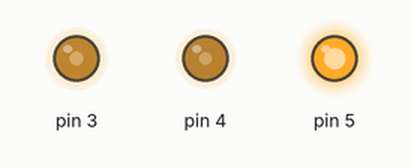
This sketch was run on a simulated Arduino Uno, built with avr-gcc and run on an emulated ATmega328P. On the bench: output pins drawn as LEDs (lit = HIGH).

Above: at 0.15 s.
At 30.7 s:
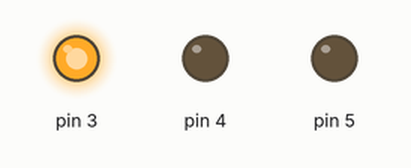
At 32.2 s:
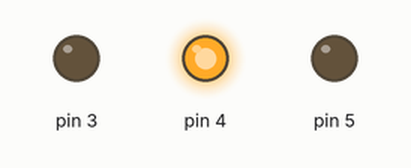
At 38.9 s:
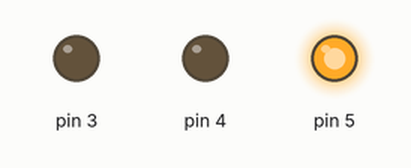
Timing chart, 0 to 40.0 s (numbered marks = the images above):
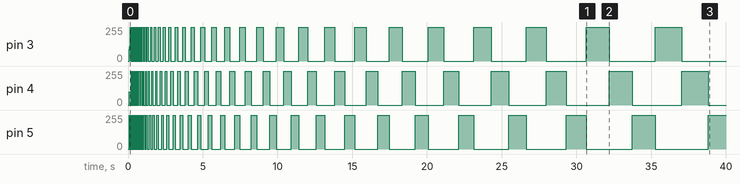

The sketch:

Exercicio04.ino
```cpp
int rd = 3;
int yw = 4;
int gn = 5;

void setup(){

  for(int i=3; i<=5; i++){

  pinMode(i, OUTPUT);

  }


}


void loop(){

  for(float i=5.0; i<=5000; i=i+(i*0.15)){

	ledMix(1,0,0);
    delay(i);
	ledMix(0,1,0);
    delay(i);
	ledMix(0,0,1);
    delay(i);

  }

}

int ledMix(int a, int b, int c){

digitalWrite(3,a);
digitalWrite(4,b);
digitalWrite(5,c);
}
```
